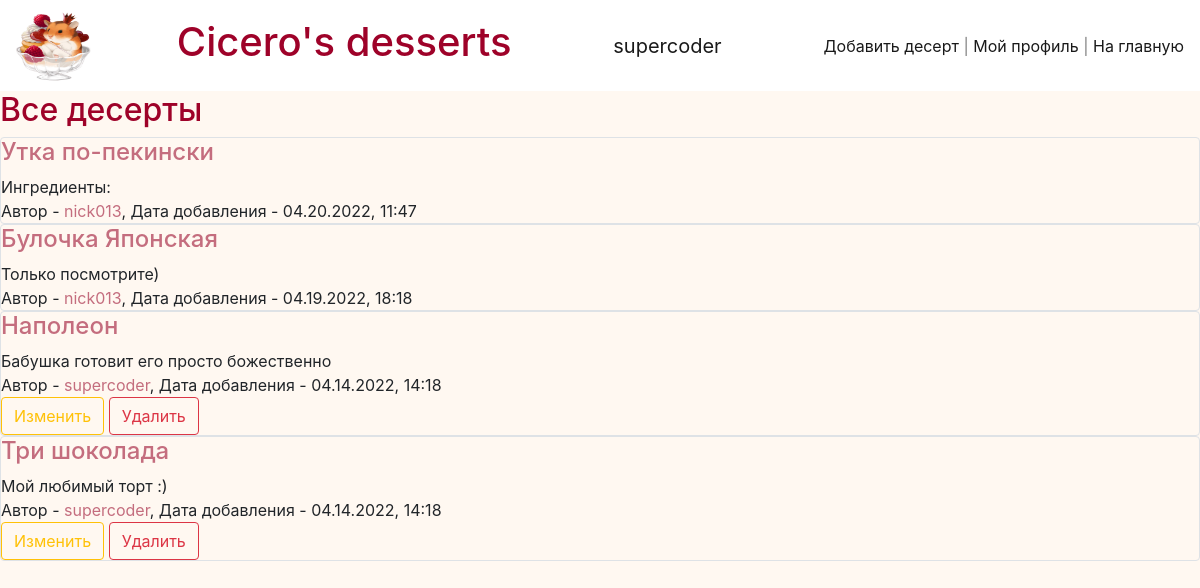
The page / (signed in) on the database its author committed.
### data/users.py (models this page shows, shortened)
class User(SqlAlchemyBase, UserMixin):
    __tablename__ = 'users'
    id = sqlalchemy.Column(sqlalchemy.Integer, primary_key=True, autoincrement=True)
    email = sqlalchemy.Column(sqlalchemy.String, nullable=False, unique=True)
    name = sqlalchemy.Column(sqlalchemy.String, nullable=False, unique=True)
    hashed_password = sqlalchemy.Column(sqlalchemy.String, nullable=False)
    about = sqlalchemy.Column(sqlalchemy.String, nullable=False)
    desserts = orm.relation("Dessert", back_populates='user')

### data/desserts.py (models this page shows)
class Dessert(SqlAlchemyBase):
    __tablename__ = 'desserts'
    id = sqlalchemy.Column(sqlalchemy.Integer, primary_key=True, autoincrement=True)
    title = sqlalchemy.Column(sqlalchemy.String, nullable=False)
    content = sqlalchemy.Column(sqlalchemy.String, nullable=False)
    country = sqlalchemy.Column(sqlalchemy.String, nullable=False)
    created_date = sqlalchemy.Column(sqlalchemy.String, default=datetime.datetime.now().strftime('%m.%d.%Y, %H:%M'))
    user_id = sqlalchemy.Column(sqlalchemy.Integer, sqlalchemy.ForeignKey("users.id"))
    user = orm.relation('User')

### main.py (the view)
@app.route("/")
def default_page():
    db_sess = db_session.create_session()
    desserts = db_sess.query(Dessert)[::-1]
    if current_user.is_authenticated:
        return render_template("index.html", title="Cicero's desserts", current_user=current_user, desserts=desserts)
    else:
        return render_template("start_page.html")

### data/db_session.py (called while the page is built)
def create_session() -> Session:
    global __factory
    return __factory()

### main.py (called while the page is built)
@login_manager.user_loader
def load_user(user_id):
    db_sess = db_session.create_session()
    return db_sess.query(User).get(user_id)

### templates/index.html
{% extends "base.html" %}
{% block content %}
<h2>Все десерты</h2>
    {% for item in desserts %}
        <div class="col-md6 border rounded">
            <a href="/desserts/{{item.id}}"><h4>{{ item.title }}</h4></a>
            <div>
                {{ item.content.split('\r\n')[0] }}
            </div>
            <div>
                Автор - <a href="/profile/{{item.user.id}}">{{ item.user.name }}</a>, Дата добавления - {{ item.created_date }}
            </div>
            {% if current_user.is_authenticated and current_user == item.user %}
                <div>
                    <a href="/desserts/edit/{{ item.id }}" class="btn btn-outline-warning">Изменить</a>
                    <a href="/desserts/delete/{{ item.id }}" class="btn btn-outline-danger">Удалить</a>
                </div>
            {% endif %}
        </div>
    {% endfor %}
{% endblock %}

### templates/base.html (shortened to what this page needs)
<!DOCTYPE html>
<html lang="ru">
    <head>
        <link rel="stylesheet"
              href="https://stackpath.bootstrapcdn.com/bootstrap/4.4.1/css/bootstrap.min.css"
>
        <link rel="stylesheet"
              href="{{url_for('static', filename='css/styles.css')}}">
    </head>
    <body>
        <header>
            <nav class="navbar navbar-light" style="background-color: white;">
                <img src="../../static/img/favicon.ico" width="75" height="75" alt="">
                <a class="navbar-brand" href="/"><h1>Cicero's desserts</h1></a>
                {% if current_user.is_authenticated %}
                    <a class="navbar-brand" href="/logout">{{ current_user.name }}</a>
                {% endif %}
                <span class="navbar-text">
                    {% if current_user.is_authenticated %}
                        <a href="/desserts/add">Добавить десерт</a> |
                        <a href="/profile/{{current_user.id}}">Мой профиль</a> |
                    {% endif %}
                    <a href="/">На главную</a>
                </span>
            </nav>
        </header>
        <main >
            {% block content %}
            {% endblock %}
        </main>
    </body>
</html>

### static/css/styles.css (style rules this page uses)
h1, h2 { color: #9e0229; }
a { color: #c46d7e; }
body { background-color: #fff8f1; }

### rows shown on the page
User: name "supercoder"
Dessert: title "Утка по-пекински", content "Ингредиенты:", user.name "nick013", created_date "04.20.2022, 11:47"
Dessert: title "Булочка Японская", content "Только посмотрите)", user.name "nick013", created_date "04.19.2022, 18:18"
Dessert: title "Наполеон", content "Бабушка готовит его просто божественно", user.name "supercoder", created_date "04.14.2022, 14:18"
Dessert: title "Три шоколада", content "Мой любимый торт :)", user.name "supercoder", created_date "04.14.2022, 14:18"
